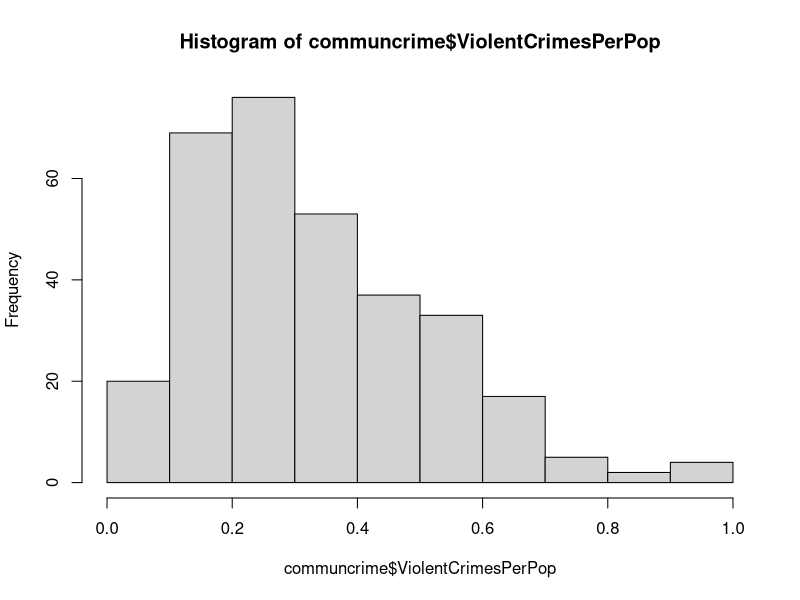
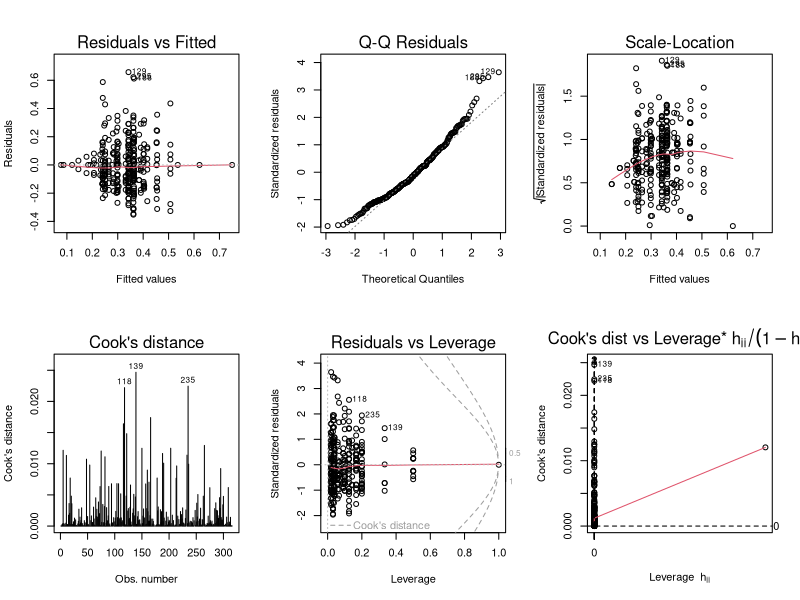
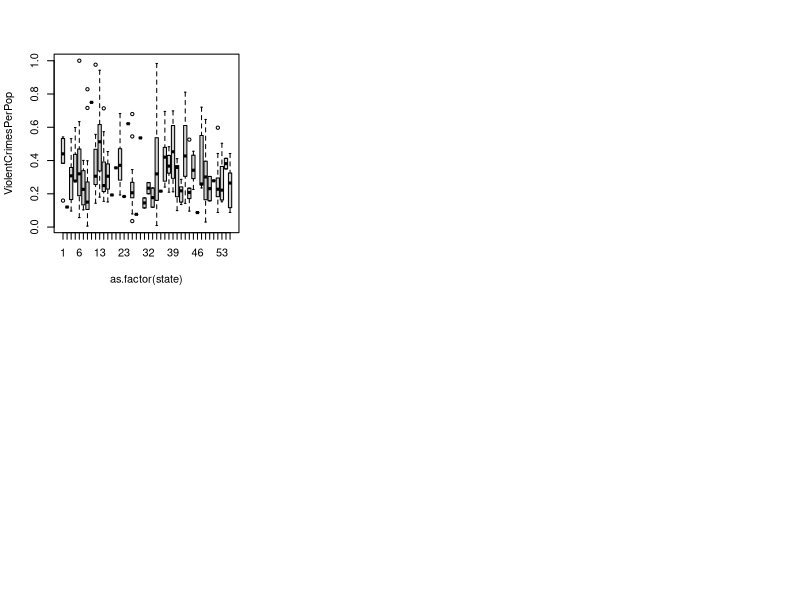

Here is the R script that generated these plots, in order: (Note: this script raises an error after producing the figures.)
communcrime<-read.table("communcrime1.dat",header=T)


nrow(communcrime)
head(communcrime)
hist(communcrime$ViolentCrimesPerPop)

library("car")
library("MASS")

ViolentCrimesPerPop<-communcrime$ViolentCrimesPerPop
ViolentCrimesPerPop

#1 state
state<-communcrime$state
sort(as.factor(state))
summary(aov(ViolentCrimesPerPop~as.factor(state)))
summary(lm(ViolentCrimesPerPop~as.factor(state)))
par(mfrow=c(2,3))
plot(lm(ViolentCrimesPerPop~as.factor(state)),1:6)
plot(ViolentCrimesPerPop~as.factor(state))
#2 community name
communityname<-communcrime$communityname
communityname
sort(communityname)
summary(aov(ViolentCrimesPerPop~as.factor(communityname)))

#3 racepctblack
racepctblack<- communcrime$racepctblack
racepctblack
racepctHisp<-communcrime$racePctHisp
racepctHisp5

##############################  black   #############################
summary(lm(ViolentCrimesPerPop~racepctblack))
plot(lm(ViolentCrimesPerPop~racepctblack))

mean()
sd()
median()

mean(racepctblack)
sd(racepctblack)
median(racepctblack)
plot(racepctblack)

summary(p1<-powerTransform(ViolentCrimesPerPop~racepctblack),data=communcrime)
p1$lambda
summary(lm(basicPower(ViolentCrimesPerPop,p1$lambda)~racepctblack,data=communcrime))
summary(p2<-powerTransform(ViolentCrimesPerPop~racepctHisp),data=communcrime)
p2$lambda

##############################  spanish ##############################
summary(lm(ViolentCrimesPerPop~racepctHisp))

mean(racepctHisp)
sd(racepctHisp)
median(racepctHisp)


summary(lm(basicPower(ViolentCrimesPerPop,p2$lambda)~racepctHisp,data=communcrime))
summary(lm(ViolentCrimesPerPop~racepctHisp+racepctblack))

#############################  black + spanish ########################
summary(p3<-powerTransform(ViolentCrimesPerPop~+racepctHisp+racepctblack),data=communcrime)

summary(lm(basicPower(ViolentCrimesPerPop,p3$lambda)~racepctHisp+racepctblack),data=communcrime)

boxTidwell(ViolentCrimesPerPop~racepctHisp+racepctblack,data=communcrime)
p3$lambda


########################### age ####################################### 
#age 12-21
agePct12t21<-communcrime$agePct12t21
summary(lm(ViolentCrimesPerPop~agePct12t21))
mean(agePct12t21)
sd(agePct12t21)
median(agePct12t21)


#pctUrban
pctUrban<-communcrime$pctUrban
pctUrban
summary(lm(ViolentCrimesPerPop~pctUrban))

mean(pctUrban)
sd(pctUrban)
median(pctUrban)

p4<-powerTransform(ViolentCrimesPerPop~pctUrban)
p4$lambda

#summary(lm(ViolentCrimesPerPop^p4 ~ pctUrban,data=ViolentCrimesPerPop))


###########income ####################
#median income
medIncome<-communcrime$medIncome
pctWPubAsst<-communcrime$pctWPubAsst
PctPopUnderPov<-communcrime$PctPopUnderPov
PctUnemployed<-communcrime$PctUnemployed

mean(medIncome)
sd(medIncome)
median(medIncome)

summary(pctWPubAsst)

mean(pctWPubAsst)
sd(pctWPubAsst)
median(pctWPubAsst)

mean(PctPopUnderPov)
sd(PctPopUnderPov)
median(PctPopUnderPov)


mean(PctUnemployed)
sd(PctUnemployed)
median(PctUnemployed)



summary(lm(ViolentCrimesPerPop~medIncome))
summary(lm(ViolentCrimesPerPop~pctWPubAsst))
summary(lm(ViolentCrimesPerPop~PctPopUnderPov))
summary(lm(ViolentCrimesPerPop~PctUnemployed))

############ family status ################
TotalPctDiv<-communcrime$TotalPctDiv
PctKids2Par<-communcrime$PctKids2Par

mean(TotalPctDiv)
sd(TotalPctDiv)
median(TotalPctDiv)

mean(PctKids2Par)
sd(PctKids2Par)
median(PctKids2Par)

summary(lm(ViolentCrimesPerPop~TotalPctDiv))
summary(lm(ViolentCrimesPerPop~PctKids2Par))

############# immigration ############################
PctImmigRec5<-communcrime$PctImmigRec5
PctImmigRec10<-communcrime$PctImmigRec10
PctRecImmig5<-communcrime$PctRecImmig5
PctRecImmig10<-communcrime$PctRecImmig10
PctNotSpeakEnglWell<-communcrime$PctNotSpeakEnglWell

summary(lm(ViolentCrimesPerPop~PctImmigRec5))
summary(lm(ViolentCrimesPerPop~PctImmigRec10))
summary(lm(ViolentCrimesPerPop~PctRecImmig5))
summary(lm(ViolentCrimesPerPop~PctRecImmig10))
summary(lm(ViolentCrimesPerPop~PctNotSpeakEnglWell))



mean(PctImmigRec5)
sd(PctImmigRec5)
median(PctImmigRec5)

mean(PctImmigRec10)
sd(PctImmigRec10)
median(PctImmigRec10)

mean(PctRecImmig5)
sd(PctRecImmig5)
median(PctRecImmig5)

mean(PctRecImmig10)
sd(PctRecImmig10)
median(PctRecImmig10)

mean(PctNotSpeakEnglWell)
sd(PctNotSpeakEnglWell)
median(PctNotSpeakEnglWell)


plot(lm(ViolentCrimesPerPop~PctNotSpeakEnglWell))
immigration<-lm(ViolentCrimesPerPop~PctRecImmig5+PctRecImmig10+PctImmigRec5+PctImmigRec10+PctNotSpeakEnglWell+PctForeignBorn)
summary(immigration)

vif(immigration)


NumInShelters<-communcrime$NumInShelters
PctForeignBorn<-communcrime$PctForeignBorn
PctUsePubTrans<-communcrime$PctUsePubTrans

summary(lm(ViolentCrimesPerPop~NumInShelters))
summary(lm(ViolentCrimesPerPop~PctForeignBorn))
summary(lm(ViolentCrimesPerPop~PctUsePubTrans))

mean(NumInShelters)
sd(NumInShelters)
median(NumInShelters)

mean(PctForeignBorn)
sd(PctForeignBorn)
median(PctForeignBorn)

mean(PctUsePubTrans)
sd(PctUsePubTrans)
median(PctUsePubTrans)



############################police#############################

LemasSwornFT<-communcrime$LemasSwornFT
LemasTotalReq<-communcrime$LemasTotalReq

PolicReqPerOffic<-communcrime$PolicReqPerOffic
OfficAssgnDrugUnits<-communcrime$OfficAssgnDrugUnits
NumKindsDrugsSeiz<-communcrime$NumKindsDrugsSeiz
PolicAveOTWorked<-communcrime$PolicAveOTWorked
LemasGangUnitDeploy<-communcrime$LemasGangUnitDeploy
LemasPctOfficDrugUn<-communcrime$LemasPctOfficDrugUn

summary(lm(ViolentCrimesPerPop~LemasSwornFT))
summary(lm(ViolentCrimesPerPop~LemasTotalReq))

summary(lm(ViolentCrimesPerPop~PolicReqPerOffic))
summary(lm(ViolentCrimesPerPop~OfficAssgnDrugUnits))
summary(lm(ViolentCrimesPerPop~NumKindsDrugsSeiz))
summary(lm(ViolentCrimesPerPop~PolicAveOTWorked))
summary(lm(ViolentCrimesPerPop~LemasGangUnitDeploy))
summary(lm(ViolentCrimesPerPop~LemasPctOfficDrugUn))


mean(LemasSwornFT)
sd(LemasSwornFT)
median(LemasSwornFT)

mean(LemasTotalReq)
sd(LemasTotalReq)
median(LemasTotalReq)

mean(PolicReqPerOffic)
sd(PolicReqPerOffic)
median(PolicReqPerOffic)


mean(OfficAssgnDrugUnits)
sd(OfficAssgnDrugUnits)
median(OfficAssgnDrugUnits)


mean(NumKindsDrugsSeiz)
sd(NumKindsDrugsSeiz)
median(NumKindsDrugsSeiz)

mean(PolicAveOTWorked)
sd(PolicAveOTWorked)
median(PolicAveOTWorked)


mean(LemasGangUnitDeploy)
sd(LemasGangUnitDeploy)
median(LemasGangUnitDeploy)


mean(LemasPctOfficDrugUn)
sd(LemasPctOfficDrugUn)
median(LemasPctOfficDrugUn)


#################################the full model##############################3

full<-lm(ViolentCrimesPerPop ~ 
           racepctblack+racepctHisp
           +agePct12t21+pctUrban
           +medIncome+pctWPubAsst
           +PctPopUnderPov+PctUnemployed
           +TotalPctDiv+PctKids2Par
           +PctImmigRec5+PctImmigRec10
           +PctRecImmig5+PctRecImmig10
           +PctNotSpeakEnglWell+NumInShelters
           +PctForeignBorn+PctUsePubTrans
           +LemasSwornFT+LemasTotalReq
           +PolicReqPerOffic+OfficAssgnDrugUnits
           +NumKindsDrugsSeiz+PolicAveOTWorked
           +LemasGangUnitDeploy+LemasPctOfficDrugUn)

summary(full)
vif(full)
AIC(full)

modifiedfull<-lm(ViolentCrimesPerPop~
                  racepctblack
                 +agePct12t21
                 +PctKids2Par
                 +NumInShelters
                 +PctForeignBorn
                 +LemasTotalReq
                 +PolicReqPerOffic)

summary(modifiedfull)
vif(modifiedfull)
AIC(modifiedfull)


stepwise<-lm(formula = ViolentCrimesPerPop ~ racepctblack + racepctHisp + 
     agePct12t21 + pctWPubAsst + PctUnemployed + PctKids2Par + 
     PctRecImmig10 + NumInShelters + PctForeignBorn + LemasSwornFT + 
     LemasTotalReq + PolicReqPerOffic + OfficAssgnDrugUnits)

summary(stepwise)
vif(stepwise)

step(full,direction="both")
vif(stepwise)
AIC(stepwise)
step(lm(ViolentCrimesPerPop~
             racepctblack + racepctHisp
           +agePct12t21 + pctUrban + medIncome + pctWPubAsst
           +PctPopUnderPov + PctUnemployed
           +TotalPctDiv + PctKids2Par + PctImmigRec5
           +PctImmigRec10 + PctRecImmig5 + PctRecImmig10
           +PctNotSpeakEnglWell + NumInShelters + PctForeignBorn + PctUsePubTrans
           +LemasSwornFT + LemasTotalReq + PolicReqPerOffic
           +OfficAssgnDrugUnits + NumKindsDrugsSeiz
           +PolicAveOTWorked + LemasGangUnitDeploy + LemasPctOfficDrugUn),direction = "both")
vif(full)
step(stepwise,direction="both")

############################################# final model #######################
######### the step wise model
final1<-lm(formula = ViolentCrimesPerPop ~ 
                 racepctblack 
               #+ racepctHisp 
                + agePct12t21 
                #+ pctWPubAsst 
                + PctUnemployed 
                + PctKids2Par 
                #+ PctRecImmig10 
                #+ NumInShelters 
                + PctForeignBorn 
                #+ LemasSwornFT 
                + LemasTotalReq 
                + PolicReqPerOffic 
                #+ OfficAssgnDrugUnits
                )
summary(final1)

vif(final1)
AIC(final1)
BIC(final1)

final<-lm(formula = ViolentCrimesPerPop ~ 
             racepctblack 
           + agePct12t21 
           + PctUnemployed 
           + PctKids2Par 
           + PctForeignBorn 
           + LemasTotalReq 
           + PolicReqPerOffic 
)

summary(final)
AIC(final)
BIC(final)



summary(power<-powerTransform(final))

power$lambda

final2<-lm(ViolentCrimesPerPop^(power$lambda) ~ 
        racepctblack 
      + agePct12t21 
      + PctUnemployed 
      + PctKids2Par 
      + PctForeignBorn 
      + LemasTotalReq 
      + PolicReqPerOffic 
)

summary(final2)
AIC(final2)
BIC(final2)

par(mfrow=c(2,3))
plot(final2,1:6)

plot(final2,1:6)



